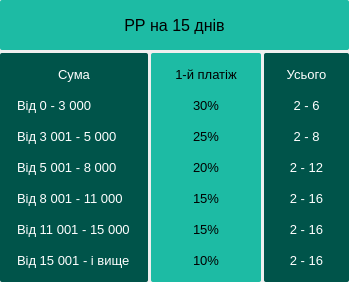
                   <widget class="QFrame" name="frame_3">
                    <property name="minimumSize">
                     <size>
                      <width>0</width>
                      <height>0</height>
                     </size>
                    </property>
                    <property name="styleSheet">
                     <string notr="true">border: none;</string>
                    </property>
                    <layout class="QVBoxLayout" name="verticalLayout_97">
                     <property name="spacing">
                      <number>3</number>
                     </property>
                     <property name="leftMargin">
                      <number>0</number>
                     </property>
                     <property name="topMargin">
                      <number>0</number>
                     </property>
                     <property name="rightMargin">
                      <number>0</number>
                     </property>
                     <property name="bottomMargin">
                      <number>0</number>
                     </property>
                     <item>
                      <widget class="QLabel" name="label_21">
                       <property name="minimumSize">
                        <size>
                         <width>0</width>
                         <height>50</height>
                        </size>
                       </property>
                       <property name="font">
                        <font>
                         <pointsize>12</pointsize>
                         <weight>50</weight>
                         <italic>false</italic>
                         <bold>false</bold>
                        </font>
                       </property>
                       <property name="styleSheet">
                        <string notr="true">background-color: rgb(29, 187, 164);
border: none;
border-radius: 2px;
font:12pt;
</string>
                       </property>
                       <property name="text">
                        <string>РР на 15 днів</string>
                       </property>
                       <property name="alignment">
                        <set>Qt::AlignCenter</set>
                       </property>
                      </widget>
                     </item>
                     <item>
                      <layout class="QHBoxLayout" name="horizontalLayout_27">
                       <property name="spacing">
                        <number>3</number>
                       </property>
                       <item>
                        <widget class="QWidget" name="widget_55" native="true">
                         <property name="minimumSize">
                          <size>
                           <width>110</width>
                           <height>0</height>
                          </size>
                         </property>
                         <property name="styleSheet">
                          <string notr="true">color: rgb(255, 255, 255);
background-color: rgb(0, 84, 74);
border-radius: 2px;
border: none;</string>
                         </property>
                         <layout class="QVBoxLayout" name="verticalLayout_98">
                          <item>
                           <widget class="QLabel" name="label_320">
                            <property name="font">
                             <font>
                              <pointsize>10</pointsize>
                              <weight>50</weight>
                              <italic>false</italic>
                              <bold>false</bold>
                             </font>
                            </property>
                            <property name="styleSheet">
                             <string notr="true">padding: 5px;</string>
                            </property>
                            <property name="text">
                             <string>Сума</string>
                            </property>
                            <property name="alignment">
                             <set>Qt::AlignCenter</set>
                            </property>
                           </widget>
                          </item>
                          <item>
                           <widget class="QLabel" name="label_321">
                            <property name="font">
                             <font>
                              <pointsize>10</pointsize>
                              <weight>50</weight>
                              <italic>false</italic>
                              <bold>false</bold>
                             </font>
                            </property>
                            <property name="styleSheet">
                             <string notr="true">padding: 5px;</string>
                            </property>
                            <property name="text">
                             <string>Від 0 - 3 000</string>
                            </property>
                           </widget>
                          </item>
                          <item>
                           <widget class="QLabel" name="label_322">
                            <property name="font">
                             <font>
                              <pointsize>10</pointsize>
                              <weight>50</weight>
                              <italic>false</italic>
                              <bold>false</bold>
                             </font>
                            </property>
                            <property name="styleSheet">
                             <string notr="true">padding: 5px;</string>
                            </property>
                            <property name="text">
                             <string>Від 3 001 - 5 000</string>
                            </property>
                           </widget>
                          </item>
                          <item>
                           <widget class="QLabel" name="label_323">
                            <property name="font">
                             <font>
                              <pointsize>10</pointsize>
                              <weight>50</weight>
                              <italic>false</italic>
                              <bold>false</bold>
                             </font>
                            </property>
                            <property name="styleSheet">
                             <string notr="true">padding: 5px;</string>
                            </property>
                            <property name="text">
                             <string>Від 5 001 - 8 000</string>
                            </property>
                           </widget>
                          </item>
                          <item>
                           <widget class="QLabel" name="label_324">
                            <property name="font">
                             <font>
                              <pointsize>10</pointsize>
                              <weight>50</weight>
                              <italic>false</italic>
                              <bold>false</bold>
                             </font>
                            </property>
                            <property name="styleSheet">
                             <string notr="true">padding: 5px;</string>
                            </property>
                            <property name="text">
                             <string>Від 8 001 - 11 000</string>
                            </property>
                           </widget>
                          </item>
                          <item>
                           <widget class="QLabel" name="label_325">
                            <property name="font">
                             <font>
                              <pointsize>10</pointsize>
                              <weight>50</weight>
                              <italic>false</italic>
                              <bold>false</bold>
                             </font>
                            </property>
                            <property name="styleSheet">
                             <string notr="true">padding: 5px;</string>
                            </property>
                            <property name="text">
                             <string>Від 11 001 - 15 000</string>
                            </property>
                           </widget>
                          </item>
                          <item>
                           <widget class="QLabel" name="label_326">
                            <property name="font">
                             <font>
                              <pointsize>10</pointsize>
                              <weight>50</weight>
                              <italic>false</italic>
                              <bold>false</bold>
                             </font>
                            </property>
                            <property name="styleSheet">
                             <string notr="true">padding: 5px;</string>
                            </property>
                            <property name="text">
                             <string>Від 15 001 - і вище</string>
                            </property>
                           </widget>
                          </item>
                         </layout>
                        </widget>
                       </item>
                       <item>
                        <widget class="QWidget" name="widget_56" native="true">
                         <property name="minimumSize">
                          <size>
                           <width>110</width>
                           <height>0</height>
                          </size>
                         </property>
                         <property name="styleSheet">
                          <string notr="true">background-color: rgb(29, 187, 164);
border: none;
border-radius: 2px;
padding: 20px;</string>
                         </property>
                         <layout class="QVBoxLayout" name="verticalLayout_99">
                          <item>
                           <widget class="QLabel" name="label_327">
                            <property name="font">
                             <font>
                              <pointsize>10</pointsize>
                              <weight>50</weight>
                              <italic>false</italic>
                              <bold>false</bold>
                             </font>
                            </property>
                            <property name="styleSheet">
                             <string notr="true">padding: 5px;</string>
                            </property>
                            <property name="text">
                             <string>1-й платіж</string>
                            </property>
                            <property name="alignment">
                             <set>Qt::AlignCenter</set>
                            </property>
                           </widget>
                          </item>
                          <item>
                           <widget class="QLabel" name="label_328">
                            <property name="font">
                             <font>
                              <pointsize>10</pointsize>
                              <weight>50</weight>
                              <italic>false</italic>
                              <bold>false</bold>
                             </font>
                            </property>
                            <property name="styleSheet">
                             <string notr="true">padding: 5px;</string>
                            </property>
                            <property name="text">
                             <string>30%</string>
                            </property>
                            <property name="alignment">
                             <set>Qt::AlignCenter</set>
                            </property>
                           </widget>
                          </item>
                          <item>
                           <widget class="QLabel" name="label_329">
                            <property name="font">
                             <font>
                              <pointsize>10</pointsize>
                              <weight>50</weight>
                              <italic>false</italic>
                              <bold>false</bold>
                             </font>
                            </property>
                            <property name="styleSheet">
                             <string notr="true">padding: 5px;</string>
                            </property>
                            <property name="text">
                             <string>25%</string>
                            </property>
                            <property name="alignment">
                             <set>Qt::AlignCenter</set>
                            </property>
                           </widget>
                          </item>
                          <item>
                           <widget class="QLabel" name="label_330">
                            <property name="font">
                             <font>
                              <pointsize>10</pointsize>
                              <weight>50</weight>
                              <italic>false</italic>
                              <bold>false</bold>
                             </font>
                            </property>
                            <property name="styleSheet">
                             <string notr="true">padding: 5px;</string>
                            </property>
                            <property name="text">
                             <string>20%</string>
                            </property>
                            <property name="alignment">
                             <set>Qt::AlignCenter</set>
                            </property>
                           </widget>
                          </item>
                          <item>
                           <widget class="QLabel" name="label_331">
                            <property name="font">
                             <font>
                              <pointsize>10</pointsize>
                              <weight>50</weight>
                              <italic>false</italic>
                              <bold>false</bold>
                             </font>
                            </property>
                            <property name="styleSheet">
                             <string notr="true">padding: 5px;</string>
                            </property>
                            <property name="text">
                             <string>15%</string>
                            </property>
                            <property name="alignment">
                             <set>Qt::AlignCenter</set>
                            </property>
                           </widget>
                          </item>
                          <item>
                           <widget class="QLabel" name="label_332">
                            <property name="font">
                             <font>
                              <pointsize>10</pointsize>
                              <weight>50</weight>
                              <italic>false</italic>
                              <bold>false</bold>
                             </font>
                            </property>
                            <property name="styleSheet">
                             <string notr="true">padding: 5px;</string>
                            </property>
                            <property name="text">
                             <string>15%</string>
                            </property>
                            <property name="alignment">
                             <set>Qt::AlignCenter</set>
                            </property>
                           </widget>
                          </item>
                          <item>
                           <widget class="QLabel" name="label_333">
                            <property name="font">
                             <font>
                              <pointsize>10</pointsize>
                              <weight>50</weight>
                              <italic>false</italic>
                              <bold>false</bold>
                             </font>
                            </property>
                            <property name="styleSheet">
                             <string notr="true">padding: 5px;</string>
                            </property>
                            <property name="text">
                             <string>10%</string>
                            </property>
                            <property name="alignment">
                             <set>Qt::AlignCenter</set>
                            </property>
                           </widget>
                          </item>
                         </layout>
                        </widget>
                       </item>
                       <item>
                        <widget class="QWidget" name="widget_57" native="true">
                         <property name="minimumSize">
                          <size>
                           <width>85</width>
                           <height>0</height>
                          </size>
                         </property>
                         <property name="styleSheet">
                          <string notr="true">color: rgb(255, 255, 255);
background-color: rgb(0, 84, 74);
border-radius: 2px;
border: none;</string>
                         </property>
                         <layout class="QVBoxLayout" name="verticalLayout_100">
                          <item>
                           <widget class="QLabel" name="label_334">
                            <property name="font">
                             <font>
                              <pointsize>10</pointsize>
                              <weight>50</weight>
                              <italic>false</italic>
                              <bold>false</bold>
                             </font>
                            </property>
                            <property name="styleSheet">
                             <string notr="true">padding: 5px;</string>
                            </property>
                            <property name="text">
                             <string>Усього</string>
                            </property>
                            <property name="alignment">
                             <set>Qt::AlignCenter</set>
                            </property>
                           </widget>
                          </item>
                          <item>
                           <widget class="QLabel" name="label_335">
                            <property name="font">
                             <font>
                              <pointsize>10</pointsize>
                              <weight>50</weight>
                              <italic>false</italic>
                              <bold>false</bold>
                             </font>
                            </property>
                            <property name="styleSheet">
                             <string notr="true">padding: 5px;</string>
                            </property>
                            <property name="text">
                             <string>2 - 6</string>
                            </property>
                            <property name="alignment">
                             <set>Qt::AlignCenter</set>
                            </property>
                           </widget>
                          </item>
                          <item>
                           <widget class="QLabel" name="label_336">
                            <property name="font">
                             <font>
                              <pointsize>10</pointsize>
                              <weight>50</weight>
                              <italic>false</italic>
                              <bold>false</bold>
                             </font>
                            </property>
                            <property name="styleSheet">
                             <string notr="true">padding: 5px;</string>
                            </property>
                            <property name="text">
                             <string>2 - 8</string>
                            </property>
                            <property name="alignment">
                             <set>Qt::AlignCenter</set>
                            </property>
                           </widget>
                          </item>
                          <item>
                           <widget class="QLabel" name="label_337">
                            <property name="font">
                             <font>
                              <pointsize>10</pointsize>
                              <weight>50</weight>
                              <italic>false</italic>
                              <bold>false</bold>
                             </font>
                            </property>
                            <property name="styleSheet">
                             <string notr="true">padding: 5px;</string>
                            </property>
                            <property name="text">
                             <string>2 - 12</string>
                            </property>
                            <property name="alignment">
                             <set>Qt::AlignCenter</set>
                            </property>
                           </widget>
                          </item>
                          <item>
                           <widget class="QLabel" name="label_338">
                            <property name="font">
                             <font>
                              <pointsize>10</pointsize>
                              <weight>50</weight>
                              <italic>false</italic>
                              <bold>false</bold>
                             </font>
                            </property>
                            <property name="styleSheet">
                             <string notr="true">padding: 5px;</string>
                            </property>
                            <property name="text">
                             <string>2 - 16</string>
                            </property>
                            <property name="alignment">
                             <set>Qt::AlignCenter</set>
                            </property>
                           </widget>
                          </item>
                          <item>
                           <widget class="QLabel" name="label_339">
                            <property name="font">
                             <font>
                              <pointsize>10</pointsize>
                              <weight>50</weight>
                              <italic>false</italic>
                              <bold>false</bold>
                             </font>
                            </property>
                            <property name="styleSheet">
                             <string notr="true">padding: 5px;</string>
                            </property>
                            <property name="text">
                             <string>2 - 16</string>
                            </property>
                            <property name="alignment">
                             <set>Qt::AlignCenter</set>
                            </property>
                           </widget>
                          </item>
                          <item>
                           <widget class="QLabel" name="label_340">
                            <property name="font">
                             <font>
                              <pointsize>10</pointsize>
                              <weight>50</weight>
                              <italic>false</italic>
                              <bold>false</bold>
                             </font>
                            </property>
                            <property name="styleSheet">
                             <string notr="true">padding: 5px;</string>
                            </property>
                            <property name="text">
                             <string>2 - 16</string>
                            </property>
                            <property name="alignment">
                             <set>Qt::AlignCenter</set>
                            </property>
                           </widget>
                          </item>
                         </layout>
                        </widget>
                       </item>
                      </layout>
                     </item>
                    </layout>
                   </widget>
